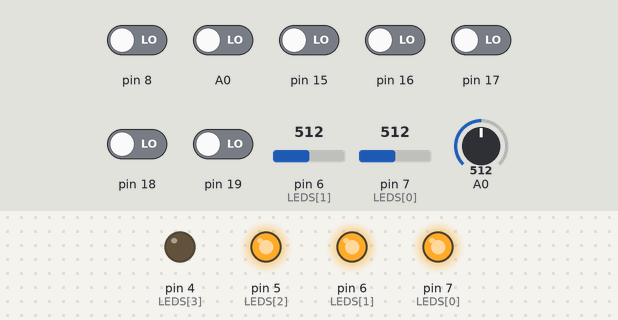
This sketch was run on a simulated Arduino Uno, built with avr-gcc and run on an emulated ATmega328P. Parts: output pins drawn as LEDs (lit = HIGH). Dashed ring = blinking. The inputs (shaded band) are chosen by the test bench; at power-on: A0, pin 8, pin 15–19 LOW, A0 = 512, pin 6 (LEDS[1]) = 512, pin 7 (LEDS[0]) = 512. What the sketch prints to the serial monitor is not drawn.

Above: at 1.2 s.
1.3 s: A0 set to 716
At 4.12 s:
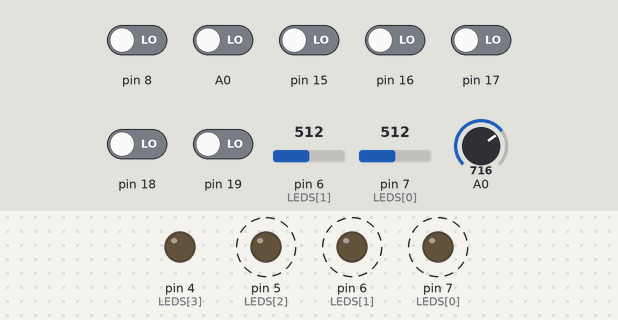
4.3 s: A0 set to 690
7.3 s: A0 set to 671
At 7.9 s:
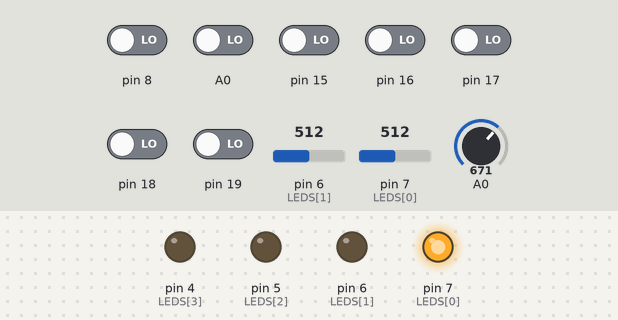
8.8 s: A0 set to 900
At 8.9 s:
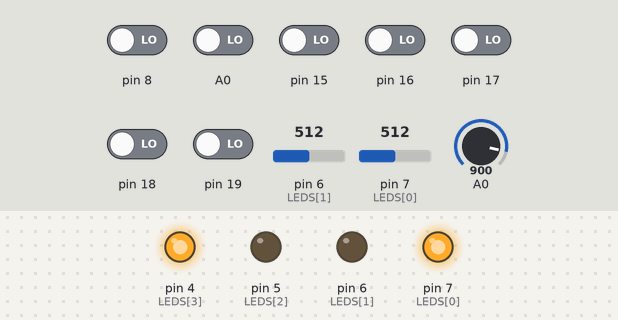
Timing chart, 0 to 12.8 s (numbered marks = the images above; inputs shaded):
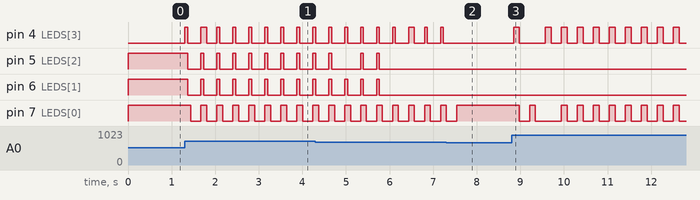

Measured:
- the behaviour switches between 679 and 678 on A0 (found by bisection; images 1 and 2)
- after the input at 1.3 s, pin 4 (LEDS[3]): goes HIGH 0.06 s, LOW 0.30 s, HIGH 0.13 s, LOW 0.23 s, 6 × (HIGH 0.06 s, LOW 0.30 s), then HIGH, starting at once; pin 5 (LEDS[2]), pin 6 (LEDS[1]): alternates HIGH for 0.06 s and LOW for 0.30 s, starting after 0.07 s; pin 7 (LEDS[0]): alternates HIGH for 0.13 s and LOW for 0.23 s, starting after 0.14 s
- after the input at 7.3 s, pin 4 (LEDS[3]): stops changing and stays LOW; pin 7 (LEDS[0]): goes on until 7.5 s, then stays HIGH
- after the input at 8.8 s, pin 4 (LEDS[3]): goes HIGH 0.13 s, LOW 0.60 s, 8 × (HIGH 0.13 s, LOW 0.23 s), HIGH 0.13 s, then LOW, starting at once; pin 7 (LEDS[0]): goes LOW 0.23 s, HIGH 0.13 s, LOW 0.60 s, 7 × (HIGH 0.13 s, LOW 0.23 s), HIGH 0.13 s, then LOW, starting after 0.18 s

The sketch:

TinkerCAD_12_____________.ino
```cpp
int LEDS[4] = {7,6,5,4}; // âûõîäû ñâåòîäèîäîâ
void setup() {
  Serial.begin(9600);
  for (int i=0; i < 4; i++)
       pinMode(LEDS[i], OUTPUT);
}
void loop() {
  int val = analogRead(A0);
  Serial.println(val);
    // ïðåîáðàçîâàíèå â äèàïàçîí 0..3
  int light = map(val, 6, 679, 1, 4);
   // çàæèãàåì ñâåòîäèîäû
  for (int i=0; i <= light; i++)
       digitalWrite(LEDS[i], HIGH);
   // ãàñèì îñòàëüíûå
  for (int i=light; i < 4; i++)
       digitalWrite(LEDS[i], LOW);
  delay(100);
}
```
